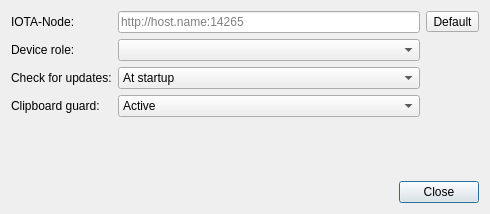
<?xml version="1.0" encoding="UTF-8"?>
<ui version="4.0">
 <class>SettingsDialog</class>
 <widget class="QDialog" name="SettingsDialog">
  <property name="windowModality">
   <enum>Qt::WindowModal</enum>
  </property>
  <property name="geometry">
   <rect>
    <x>0</x>
    <y>0</y>
    <width>490</width>
    <height>214</height>
   </rect>
  </property>
  <property name="windowTitle">
   <string>Settings</string>
  </property>
  <layout class="QVBoxLayout" name="verticalLayout">
   <item>
    <layout class="QGridLayout" name="gridLayout">
     <item row="2" column="1">
      <widget class="QComboBox" name="updatesComboBox">
       <item>
        <property name="text">
         <string>At startup</string>
        </property>
       </item>
       <item>
        <property name="text">
         <string>Manually</string>
        </property>
       </item>
      </widget>
     </item>
     <item row="1" column="1">
      <widget class="QComboBox" name="deviceRoleComboBox">
       <property name="toolTip">
        <string>The role of the current device in use:&lt;br /&gt;
&lt;b&gt;Online signer:&lt;/b&gt; device only prepares and broadcasts transactions&lt;br /&gt;
&lt;b&gt;Offline signer:&lt;/b&gt; device only signs transactions, while offline, to keep  the private key safe from remote attackers</string>
       </property>
       <item>
        <property name="text">
         <string/>
        </property>
       </item>
       <item>
        <property name="text">
         <string>Online signer</string>
        </property>
       </item>
       <item>
        <property name="text">
         <string>Offline signer</string>
        </property>
       </item>
      </widget>
     </item>
     <item row="2" column="0">
      <widget class="QLabel" name="label_3">
       <property name="text">
        <string>Check for updates:</string>
       </property>
      </widget>
     </item>
     <item row="0" column="0">
      <widget class="QLabel" name="label">
       <property name="toolTip">
        <string>URL of a public IRI node to use for API requests</string>
       </property>
       <property name="text">
        <string>IOTA-Node:</string>
       </property>
      </widget>
     </item>
     <item row="0" column="1">
      <widget class="QLineEdit" name="nodeLineEdit">
       <property name="toolTip">
        <string>URL of a public IRI node to use for API requests</string>
       </property>
       <property name="placeholderText">
        <string>http://host.name:14265</string>
       </property>
      </widget>
     </item>
     <item row="0" column="2">
      <widget class="QToolButton" name="defaultNodeButton">
       <property name="text">
        <string>Default</string>
       </property>
      </widget>
     </item>
     <item row="1" column="0">
      <widget class="QLabel" name="label_2">
       <property name="toolTip">
        <string>The role of the current device in use:&lt;br /&gt;
&lt;b&gt;Online signer:&lt;/b&gt; device only prepares and broadcasts transactions&lt;br /&gt;
&lt;b&gt;Offline signer:&lt;/b&gt; device only signs transactions, while offline, to keep  the private key safe from remote attackers</string>
       </property>
       <property name="text">
        <string>Device role:</string>
       </property>
      </widget>
     </item>
     <item row="3" column="0">
      <widget class="QLabel" name="label_4">
       <property name="toolTip">
        <string>If enabled, the clipboard is monitored to detect possible unwanted changes by third-party applications like malware</string>
       </property>
       <property name="text">
        <string>Clipboard guard:</string>
       </property>
      </widget>
     </item>
     <item row="3" column="1">
      <widget class="QComboBox" name="clipboardGuardCombobox">
       <property name="toolTip">
        <string>If enabled, the clipboard is monitored to detect possible unwanted changes by third-party applications like malware</string>
       </property>
       <item>
        <property name="text">
         <string>Active</string>
        </property>
       </item>
       <item>
        <property name="text">
         <string>Disabled</string>
        </property>
       </item>
      </widget>
     </item>
    </layout>
   </item>
   <item>
    <spacer name="verticalSpacer">
     <property name="orientation">
      <enum>Qt::Vertical</enum>
     </property>
     <property name="sizeHint" stdset="0">
      <size>
       <width>20</width>
       <height>107</height>
      </size>
     </property>
    </spacer>
   </item>
   <item>
    <widget class="QDialogButtonBox" name="buttonBox">
     <property name="orientation">
      <enum>Qt::Horizontal</enum>
     </property>
     <property name="standardButtons">
      <set>QDialogButtonBox::Close</set>
     </property>
    </widget>
   </item>
  </layout>
 </widget>
 <resources/>
 <connections>
  <connection>
   <sender>buttonBox</sender>
   <signal>accepted()</signal>
   <receiver>SettingsDialog</receiver>
   <slot>accept()</slot>
   <hints>
    <hint type="sourcelabel">
     <x>227</x>
     <y>162</y>
    </hint>
    <hint type="destinationlabel">
     <x>157</x>
     <y>188</y>
    </hint>
   </hints>
  </connection>
  <connection>
   <sender>buttonBox</sender>
   <signal>rejected()</signal>
   <receiver>SettingsDialog</receiver>
   <slot>reject()</slot>
   <hints>
    <hint type="sourcelabel">
     <x>295</x>
     <y>168</y>
    </hint>
    <hint type="destinationlabel">
     <x>286</x>
     <y>188</y>
    </hint>
   </hints>
  </connection>
 </connections>
</ui>
